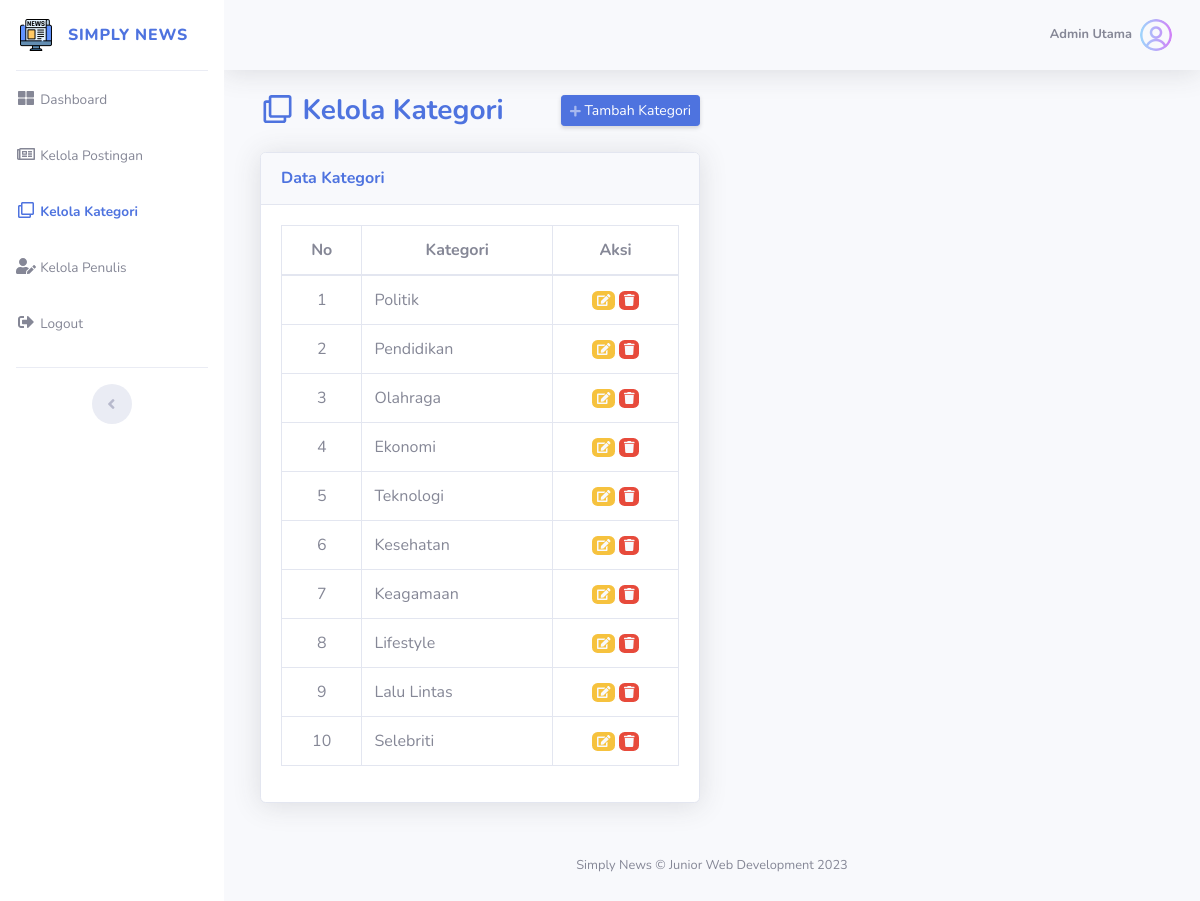
Page /admin/public/kategori/index.php (signed in) on the committed database.
### tables this page shows
CREATE TABLE `kategori` (
  `id_kategori` int(11) NOT NULL,
  `namaKategori` varchar(50) NOT NULL
);

### admin/public/kategori/index.php (the view)
<?php
include "../menu/header.php";
?>
<div class="container-fluid">
  <div class="col-md-10 col-lg-8 col-xl-6">
    <div class="d-sm-flex align-items-center justify-content-between mb-4">
      <h1 class="h3 mb-0 text-primary font-weight-bolder"><i class="far fa-fw fa-clone"></i> Kelola Kategori</h1>
      <a href="addKategori.php" class="d-none d-sm-inline-block btn btn-sm btn-primary shadow-sm"><i class="fas fa-plus fa-sm text-white-50"></i> Tambah Kategori</a>
    </div>
    <div class="card shadow mb-4">
      <div class="card-header py-3">
        <h6 class="m-0 font-weight-bold text-primary">Data Kategori</h6>
      </div>
      <div class="card-body">
        <div class="table-responsive">
          <table class="table table-bordered" id="dataTable" width="100%" cellspacing="0">
            <thead>
              <tr class="text-center">
                <th>No</th>
                <th>Kategori</th>
                <th>Aksi</th>
              </tr>
            </thead>
            <tbody>
              <?php
              include "../../database/database.php";
              $no = 1;
              $data = mysqli_query($conn, "SELECT * FROM kategori");
              while ($row = mysqli_fetch_array($data)) {
              ?>
                <tr>
                  <td class="text-center"><?= $no++; ?></td>
                  <td><?= $row['namaKategori']; ?></td>
                  <td class="text-center"><a href="<?= "editKategori.php?aksi=edit&&id=$row[id_kategori]"; ?>" class="badge bg-warning text-light"><i class="fas fa-edit"></i></a>&nbsp;<a href="<?= "deleteKategori.php?aksi=delete&&id=$row[id_kategori]"; ?>" onclick="javascript: return confirm('Apakah Anda yakin ingin menghapus data ini?')" class="badge bg-danger text-light btn-hapus"><i class="fas fa-trash"></i></a>
                  </td>
                </tr>
              <?php } ?>
            </tbody>
          </table>
        </div>
      </div>
    </div>
  </div>
</div>
<?php
include "../menu/footer.php";
?>

### rows in the picture
kategori: namaKategori "Politik"
kategori: namaKategori "Pendidikan"
kategori: namaKategori "Olahraga"
kategori: namaKategori "Ekonomi"
kategori: namaKategori "Teknologi"
kategori: namaKategori "Kesehatan"
kategori: namaKategori "Keagamaan"
kategori: namaKategori "Lifestyle"
kategori: namaKategori "Lalu Lintas"
kategori: namaKategori "Selebriti"

### other values in the picture
$namaLengkap "Admin Utama"
